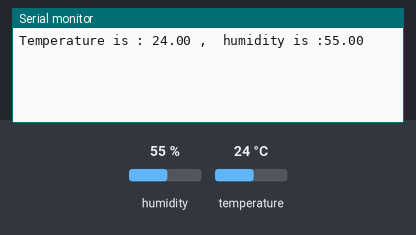
Simulated run of this sketch. Board: ESP8266 (NodeMCU). On the bench: the last lines printed to the serial monitor. The inputs (shaded band) are chosen by the test bench; at power-on: humidity 55 %, temperature 24 °C.

Above: at 1.3 s.
1.4 s: humidity set to 22 %
2.9 s: temperature set to 12 °C
At 3.7 s:
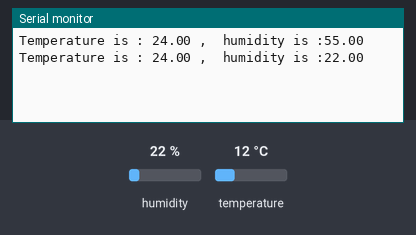
4.4 s: humidity set to 40 %
At 5.8 s:
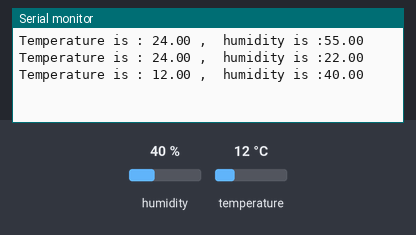
Timing chart, 0 to 7.4 s (numbered marks = the images above; inputs shaded):
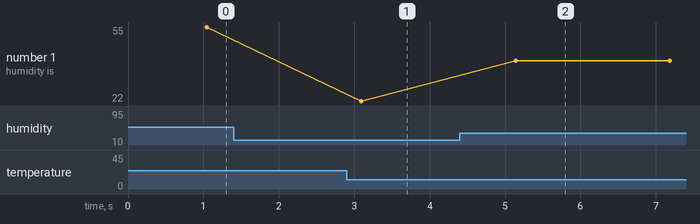

Measured:
- after the input at 4.4 s, the serial monitor: prints a new line after 0.74 s (image 2)
- plotted number 1: 22 → 40 after the input at 4.4 s

The sketch:

nodemcu_temp_humi_code.ino
```cpp
#include <DHT11.h>
#define DType DHT11;

int dtpin = D4;

DHT11 dht(dtpin);


void setup() {

  Serial.begin(9600);


}

void loop() {
  float tc = dht.readTemperature();
  float humi = dht.readHumidity();

  Serial.print("Temperature is : ");
  Serial.print(tc);
  Serial.print(" ,  ");
  Serial.print("humidity is :");
  Serial.println(humi);
  delay(1000);

}
```
